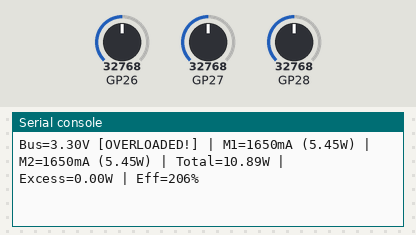
Simulated run of this program. Board: Raspberry Pi Pico running MicroPython. Parts: the last lines printed to the serial console. The inputs (shaded band) are chosen by the test bench; at power-on: GP26 = 32768, GP27 = 32768, GP28 = 32768 (analog values on the 0–65535 scale).

Above: at 1.2 s.
1.3 s: GP26 set to 45874
At 1.58 s:
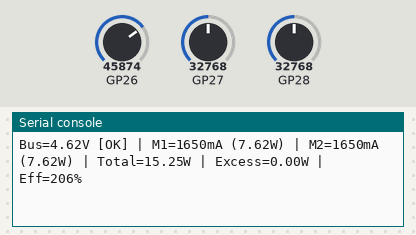
2.9 s: GP27 set to 45874
At 3.0 s:
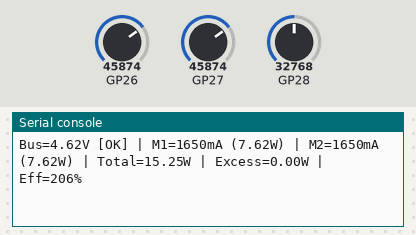
4.4 s: GP28 set to 45874
At 4.42 s:
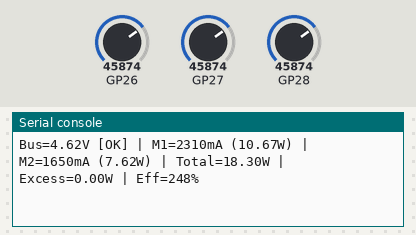
5.9 s: GP26 set to 57670
At 6.05 s:
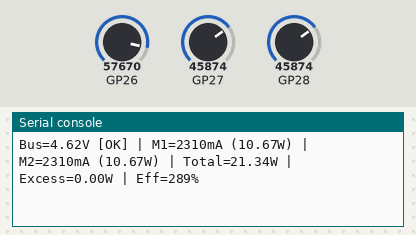
7.4 s: GP27 set to 57670
At 7.47 s:
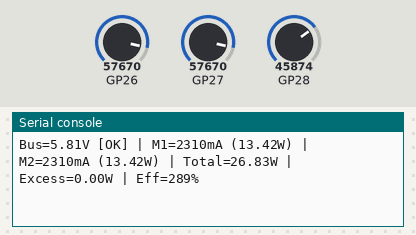
8.9 s: GP28 set to 57670
At 9.09 s:
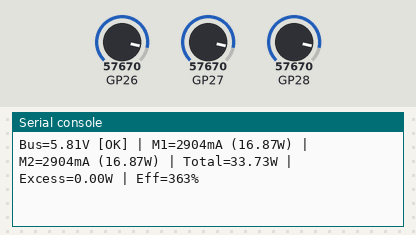
Timing chart, 0 to 11.4 s (numbered marks = the images above; inputs shaded):
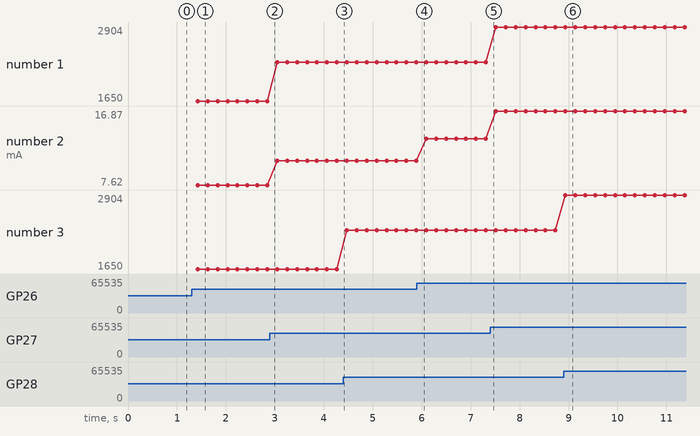

The program:

power_manager.py
```python
"""
GridBox — Power Manager
ADC-based power monitoring: bus voltage, motor currents, power calculations.
"""

from machine import Pin, ADC
import config


class PowerManager:
    """Reads ADC channels and computes voltage, current, power, efficiency."""

    def __init__(self, adc_bus_pin=None, adc_m1_pin=None, adc_m2_pin=None,
                 r_sense=None, divider_ratio=None):
        self.adc_bus = ADC(Pin(adc_bus_pin or config.ADC_BUS_VOLTAGE))
        self.adc_m1 = ADC(Pin(adc_m1_pin or config.ADC_MOTOR1_CURRENT))
        self.adc_m2 = ADC(Pin(adc_m2_pin or config.ADC_MOTOR2_CURRENT))
        self.r_sense = r_sense or config.CURRENT_SENSE_R
        self.divider_ratio = divider_ratio or config.VOLTAGE_DIVIDER_RATIO
        self.n_samples = config.ADC_SAMPLES_AVG

        # Tracking
        self._total_energy_mWs = 0.0
        self._useful_energy_mWs = 0.0
        self._last_read_ms = 0

    def _read_adc_avg(self, adc):
        """Read ADC with N-sample averaging for noise reduction."""
        total = 0
        for _ in range(self.n_samples):
            total += adc.read_u16()
        return total / self.n_samples

    def _adc_to_voltage(self, raw):
        """Convert raw ADC reading to voltage."""
        return raw * config.ADC_VREF / config.ADC_RESOLUTION

    def read_bus_voltage(self):
        """Read bus voltage in V (with divider correction)."""
        raw = self._read_adc_avg(self.adc_bus)
        return self._adc_to_voltage(raw) * self.divider_ratio

    def read_motor_current(self, motor_id):
        """Read motor current in mA.

        Args:
            motor_id: 1 or 2
        """
        adc = self.adc_m1 if motor_id == 1 else self.adc_m2
        raw = self._read_adc_avg(adc)
        v_sense = self._adc_to_voltage(raw)
        return (v_sense / self.r_sense) * 1000  # mA

    def read_all(self):
        """Read all channels and compute power metrics.

        Returns dict:
            bus_v: bus voltage (V)
            m1_mA: motor 1 current (mA)
            m2_mA: motor 2 current (mA)
            m1_W: motor 1 power (W)
            m2_W: motor 2 power (W)
            total_W: total power (W)
            excess_W: available excess power (W)
            efficiency: useful/total percentage
        """
        bus_v = self.read_bus_voltage()
        m1_mA = self.read_motor_current(1)
        m2_mA = self.read_motor_current(2)

        m1_W = bus_v * m1_mA / 1000
        m2_W = bus_v * m2_mA / 1000
        total_W = m1_W + m2_W

        # Excess = what's available vs nominal capacity
        nominal_W = bus_v * config.MOTOR_CURRENT_MAX_MA / 1000 * 2
        excess_W = max(0, nominal_W - total_W) if nominal_W > 0 else 0

        # Efficiency: assume useful = actual, total = nominal
        efficiency = (total_W / nominal_W * 100) if nominal_W > 0 else 0

        return {
            'bus_v': round(bus_v, 2),
            'm1_mA': round(m1_mA, 1),
            'm2_mA': round(m2_mA, 1),
            'm1_W': round(m1_W, 3),
            'm2_W': round(m2_W, 3),
            'total_W': round(total_W, 3),
            'excess_W': round(excess_W, 3),
            'efficiency': round(efficiency, 1),
        }

    def get_efficiency(self):
        """Return power efficiency percentage."""
        data = self.read_all()
        return data['efficiency']

    def is_overloaded(self):
        """Return True if bus voltage is below critical threshold."""
        return self.read_bus_voltage() < config.BUS_VOLTAGE_CRITICAL

    def is_low_voltage(self):
        """Return True if bus voltage is below warning threshold."""
        return self.read_bus_voltage() < config.BUS_VOLTAGE_LOW

    def get_excess_power(self):
        """Return watts available for rerouting."""
        data = self.read_all()
        return data['excess_W']


if __name__ == "__main__":
    import time

    print("=" * 40)
    print("  Power Manager Test")
    print("=" * 40)

    pm = PowerManager()

    while True:
        data = pm.read_all()
        overloaded = pm.is_overloaded()
        low = pm.is_low_voltage()

        status = "OVERLOADED!" if overloaded else ("LOW" if low else "OK")
        print(f"Bus={data['bus_v']:.2f}V [{status}] | "
              f"M1={data['m1_mA']:.0f}mA ({data['m1_W']:.2f}W) | "
              f"M2={data['m2_mA']:.0f}mA ({data['m2_W']:.2f}W) | "
              f"Total={data['total_W']:.2f}W | "
              f"Excess={data['excess_W']:.2f}W | "
              f"Eff={data['efficiency']:.0f}%")

        time.sleep_ms(200)
```

config.py
```python
"""
GridBox — Master Pico (Pico A) Configuration
Pin assignments and constants for the Grid Controller.
Change these when wiring changes — all other files import from here.
"""

# ============ I2C BUS (BMI160 + PCA9685) ============
I2C_ID = 0
I2C_SDA = 4
I2C_SCL = 5
I2C_FREQ = 400_000

# I2C addresses
BMI160_ADDR = 0x68       # IMU (0x69 if SDO high)
PCA9685_ADDR = 0x40      # PWM servo/motor driver

# ============ SPI BUS (nRF24L01+) ============
SPI_ID = 0
SPI_SCK = 2
SPI_MOSI = 3
SPI_MISO = 16            # GP16
SPI_BAUD = 10_000_000
NRF_CE = 0               # GP0
NRF_CSN = 1              # GP1

# nRF24L01+ settings
NRF_CHANNEL = 100        # 2.4GHz + 100 = 2.500GHz
NRF_PAYLOAD_SIZE = 32    # bytes per packet
NRF_DATA_RATE = 250      # kbps (250, 1000, or 2000)
NRF_TX_ADDR = b'NSYNT'   # 5-byte TX address
NRF_RX_ADDR = b'NSYNR'   # 5-byte RX address

# ============ MOSFET SWITCHES ============
# Motor MOSFETs now driven by PCA9685 PWM (CH2, CH3) — not GPIO
# GP10, GP11, GP12 are FREE (no longer used for MOSFET gates)
MOSFET_RECYCLE = 13      # GP13 → Recycle path (binary on/off, no PWM needed)

# ============ STATUS LEDs ============
LED_RED = 14             # GP14
LED_GREEN = 15           # GP15
LED_ONBOARD = 25         # Pico onboard LED

# ============ ADC (Power Sensing) ============
ADC_BUS_VOLTAGE = 26     # GP26 — bus voltage via 10kΩ+10kΩ divider
ADC_MOTOR1_CURRENT = 27  # GP27 — Motor 1 current via 1Ω sense R
ADC_MOTOR2_CURRENT = 28  # GP28 — Motor 2 current via 1Ω sense R

# ADC conversion constants
ADC_VREF = 3.3           # Pico ADC reference voltage
ADC_RESOLUTION = 65535   # 16-bit ADC
VOLTAGE_DIVIDER_RATIO = 2.0   # 10kΩ+10kΩ divider → multiply by 2
CURRENT_SENSE_R = 1.0    # 1Ω sense resistor

# ============ PCA9685 SERVO/MOTOR CHANNELS ============
SERVO_VALVE_CH = 0       # PCA9685 channel for valve servo
SERVO_GATE_CH = 1        # PCA9685 channel for sorting gate servo
MOTOR1_PWM_CH = 2        # PCA9685 channel for Motor 1 speed
MOTOR2_PWM_CH = 3        # PCA9685 channel for Motor 2 speed
SERVO_MIN_US = 500       # min pulse width microseconds
SERVO_MAX_US = 2500      # max pulse width microseconds
SERVO_CENTRE_US = 1500   # centre position

# ============ IMU SETTINGS ============
IMU_SAMPLE_RATE = 100    # Hz
IMU_ACCEL_RANGE = 4      # ±4g
IMU_GYRO_RANGE = 500     # ±500°/s
IMU_WINDOW_SIZE = 100    # rolling window for RMS
IMU_HEALTHY_THRESHOLD = 1.0   # g — below = healthy
IMU_WARNING_THRESHOLD = 2.0   # g — above = warning
IMU_FAULT_DURATION_MS = 3000  # sustained vibration = fault

# ============ POWER THRESHOLDS ============
BUS_VOLTAGE_NOMINAL = 5.0     # V — expected bus voltage
BUS_VOLTAGE_LOW = 4.2         # V — low voltage warning
BUS_VOLTAGE_CRITICAL = 3.8    # V — critical, shed loads
MOTOR_CURRENT_MAX_MA = 800    # mA — stall/jam threshold
ADC_SAMPLES_AVG = 10          # average N samples per reading

# ============ FACTORY / SORTING ============
BELT_LENGTH_CM = 20            # conveyor belt length
BELT_SPEED_CM_PER_S = 5        # belt speed at nominal PWM
WEIGHT_THRESHOLD_MIN = 0.03    # minimum current delta for "item detected"
WEIGHT_THRESHOLD_LIGHT = 0.05  # below = reject light
WEIGHT_THRESHOLD_HEAVY = 0.15  # above = reject heavy
WEIGHT_THRESHOLD_JAM = 0.30    # above = jam fault

# ============ LOAD PRIORITIES (for shedding) ============
# P1=highest priority (keep), P3=lowest (shed first)
# LED bank removed — replaced by MAX7219 display on Pico B
LOAD_PRIORITY = {
    'motor1': 1,    # fan — critical cooling
    'motor2': 2,    # conveyor — important
    'recycle': 3,   # recycle path — shed first
}

# ============ ENERGY SIGNATURE ============
ES_SAMPLE_RATE_HZ = 500       # ADC sampling rate for signatures
ES_WINDOW_SIZE = 500           # 1 second of data
ES_LEARNING_DURATION_S = 30    # baseline learning duration
ES_ANOMALY_THRESHOLD = 0.5    # divergence score above = anomaly
ES_WEIGHT_MEAN = 0.30
ES_WEIGHT_STD = 0.25
ES_WEIGHT_CROSSING = 0.25
ES_WEIGHT_MAXDEV = 0.20

# ============ TIMING ============
MAIN_LOOP_MS = 10              # 100Hz main loop
WIRELESS_SEND_MS = 50          # send telemetry every 50ms
HEARTBEAT_MS = 1000            # send heartbeat every 1s
SERIAL_PRINT_MS = 200          # print JSON for web dashboard

# ============ CALIBRATION ============
CALIBRATION_FILE = 'calibration.json'
CALIBRATION_SAMPLES = 100      # readings per calibration step
```

Measured:
- after the input at 1.3 s, the serial console: prints a new line after 0.13 s (image 1)
- after the input at 8.9 s, the serial console: prints a new line at once (image 6)
- plotted number 1: 1650 → 2310 after the input at 2.9 s, 2310 → 2904 after the input at 7.4 s
- plotted number 2: 7.62 → 10.67 after the input at 2.9 s, 10.67 → 13.42 after the input at 5.9 s, 13.42 → 16.87 after the input at 7.4 s
